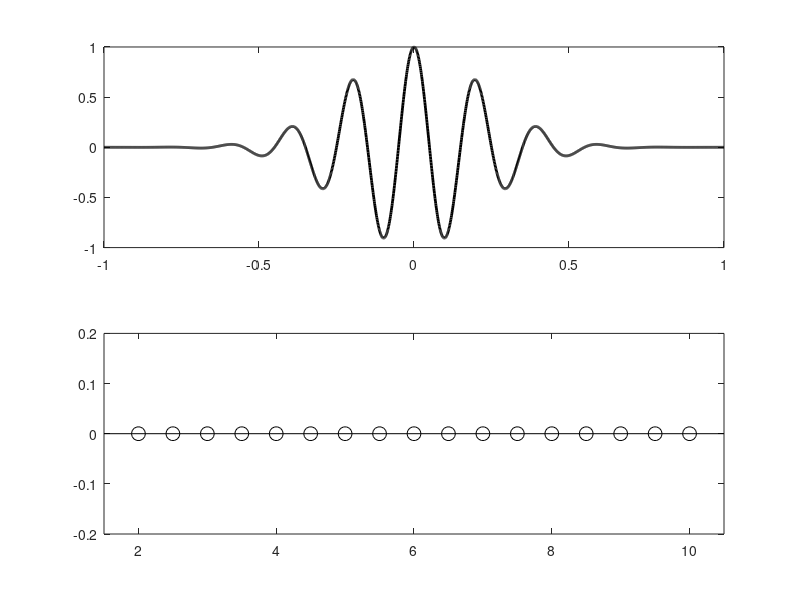

MATLAB code for this plot:
% Dot product and sine waves

% Create 2 vectors
v1 = [2 4 2 1 5 3 1];
v2 = [4 2 2 -3 2 5 5];

% 2 ways to create the dot product
dp1 = sum(v1.*v2)
dp2 = dot(v1,v2)

% the dot product with sine waves

% phase of signal
theta = 1*pi/2;

% simulation params
srate=1000;
time = -1:1/srate:1;

% signal
signal = sin(2*pi*5*time + theta) .* exp((-time.^2)/.1);

% sine wave frequencies (Hz)
sinefrex = 2:.5:10;

% plot signal
figure(1), clf
subplot(211)
plot(time,signal,'k','linew',2)

dps = zeros(size(sinefrex));
for fi=1:length(dps)
    sinew = sin(2*pi*time*sinefrex(fi));
    dps(fi) = dot(sinew,signal)/length(time);
end

subplot(212)
stem(sinefrex,dps,'k','linew',3,'markersize',10)
set(gca,'xlim',[sinefrex(1)-.5 sinefrex(end)+.5],'ylim', [-.2 .2])
